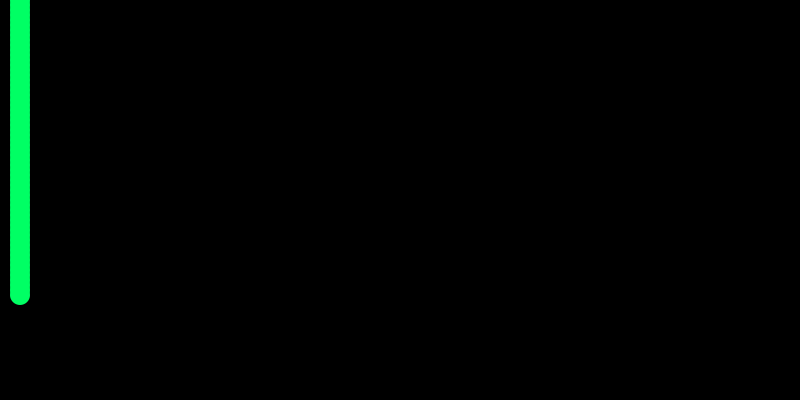
Frame 1 (no input)
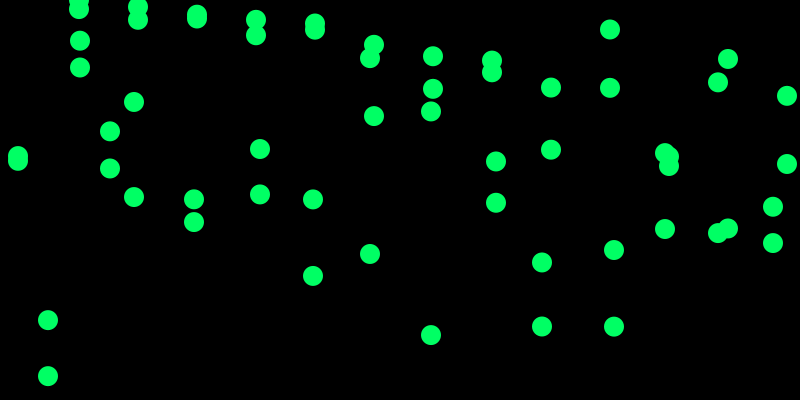
Frame 60 (the mouse pressed at the canvas centre just before this capture)
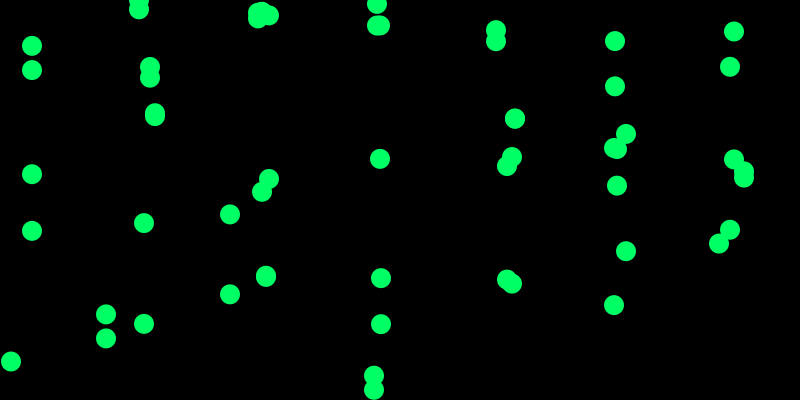
Frame 120 (the mouse held since frame 60 and released just before this capture)

The Processing sketch that drew these frames (run headless with seeded random() and noise(); from frame 60 on, the mouse is pressed at the canvas centre):

// Processing sketch: oop_5
// ── oop_5.pde
// learning oop
// using arrays

int numberOfBubbles = 60;
// Declare and create the array
Bubble[] myBubbles = new Bubble[numberOfBubbles];

void setup() {
  for (int i = 0; i < 60; i=i+1) {
  int y = i * 5;    
    myBubbles[i] = new Bubble(20, y, 1+i/2, i);// Initialize object.
  }  
  
  size(800,400);
  frameRate(10);
}

void draw() {
  background(0);
  smooth();  

  // Call functions of the objects
   for (int i = 0; i < myBubbles.length; i++) {
    myBubbles[i].display(); // Display each object }

    myBubbles[i].move(); // Move each object
  }
}


class Bubble { 
  // data
  float xPos;
  float yPos;
  float xSpeed;
  float ySpeed;
  float xWidth;
  float yHeight;
  color col; // colour
  
  // constructor, defined with arguments
  Bubble (float xPos_, float yPos_, float xSpeed_, float ySpeed_) { // use xyz_ to denote a temporary local variable
    xPos = xPos_;
    yPos = yPos_;
    xSpeed = xSpeed_;
    ySpeed = ySpeed_;    
    xWidth = 20;
    yHeight = 20;
    col = color(0, 255, 100);    
  }  
  
  // functions
  void display() {
    ellipseMode(CENTER);
    noStroke();
    fill(col);
    ellipse(xPos, yPos, xWidth, yHeight); 
  }
  
  void move() {
    xPos = xPos + xSpeed;   
    yPos = yPos + random(-0.5,0.5)*ySpeed; // more of a jiggle factor than speed
    
    if (xPos > (width + (xWidth / 2))) {
      xPos = -(xWidth / 2);
    }    
  }  
}
